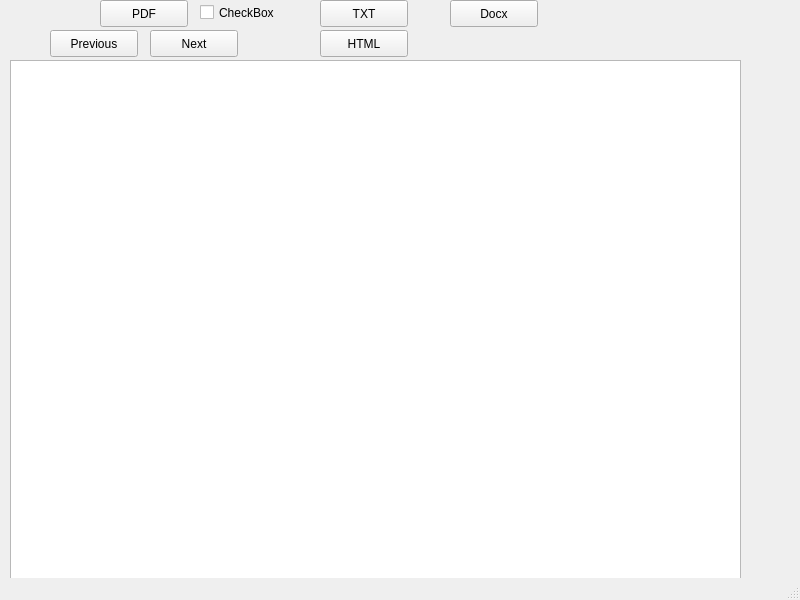
<?xml version="1.0" encoding="UTF-8"?>
<ui version="4.0">
 <class>MainWindow</class>
 <widget class="QMainWindow" name="MainWindow">
  <property name="geometry">
   <rect>
    <x>0</x>
    <y>0</y>
    <width>800</width>
    <height>600</height>
   </rect>
  </property>
  <property name="windowTitle">
   <string>MainWindow</string>
  </property>
  <widget class="QWidget" name="centralwidget">
   <widget class="QTextBrowser" name="textBrowser">
    <property name="geometry">
     <rect>
      <x>10</x>
      <y>60</y>
      <width>731</width>
      <height>591</height>
     </rect>
    </property>
   </widget>
   <widget class="QPushButton" name="pushButton">
    <property name="geometry">
     <rect>
      <x>100</x>
      <y>0</y>
      <width>88</width>
      <height>27</height>
     </rect>
    </property>
    <property name="text">
     <string>PDF</string>
    </property>
   </widget>
   <widget class="QPushButton" name="pushButton_2">
    <property name="geometry">
     <rect>
      <x>320</x>
      <y>0</y>
      <width>88</width>
      <height>27</height>
     </rect>
    </property>
    <property name="text">
     <string>TXT</string>
    </property>
   </widget>
   <widget class="QLabel" name="label">
    <property name="geometry">
     <rect>
      <x>160</x>
      <y>60</y>
      <width>421</width>
      <height>491</height>
     </rect>
    </property>
    <property name="text">
     <string/>
    </property>
   </widget>
   <widget class="QPushButton" name="pushButton_3">
    <property name="geometry">
     <rect>
      <x>50</x>
      <y>30</y>
      <width>88</width>
      <height>27</height>
     </rect>
    </property>
    <property name="text">
     <string>Previous</string>
    </property>
   </widget>
   <widget class="QPushButton" name="pushButton_4">
    <property name="geometry">
     <rect>
      <x>150</x>
      <y>30</y>
      <width>88</width>
      <height>27</height>
     </rect>
    </property>
    <property name="text">
     <string>Next</string>
    </property>
   </widget>
   <widget class="QCheckBox" name="checkBox">
    <property name="geometry">
     <rect>
      <x>200</x>
      <y>0</y>
      <width>92</width>
      <height>25</height>
     </rect>
    </property>
    <property name="text">
     <string>CheckBox</string>
    </property>
   </widget>
   <widget class="QPushButton" name="HTML_open">
    <property name="geometry">
     <rect>
      <x>320</x>
      <y>30</y>
      <width>88</width>
      <height>27</height>
     </rect>
    </property>
    <property name="text">
     <string>HTML</string>
    </property>
   </widget>
   <widget class="QPushButton" name="pushButton_5">
    <property name="geometry">
     <rect>
      <x>450</x>
      <y>0</y>
      <width>88</width>
      <height>27</height>
     </rect>
    </property>
    <property name="text">
     <string>Docx</string>
    </property>
   </widget>
  </widget>
  <widget class="QMenuBar" name="menubar">
   <property name="geometry">
    <rect>
     <x>0</x>
     <y>0</y>
     <width>800</width>
     <height>24</height>
    </rect>
   </property>
  </widget>
  <widget class="QStatusBar" name="statusbar"/>
 </widget>
 <resources/>
 <connections/>
</ui>
